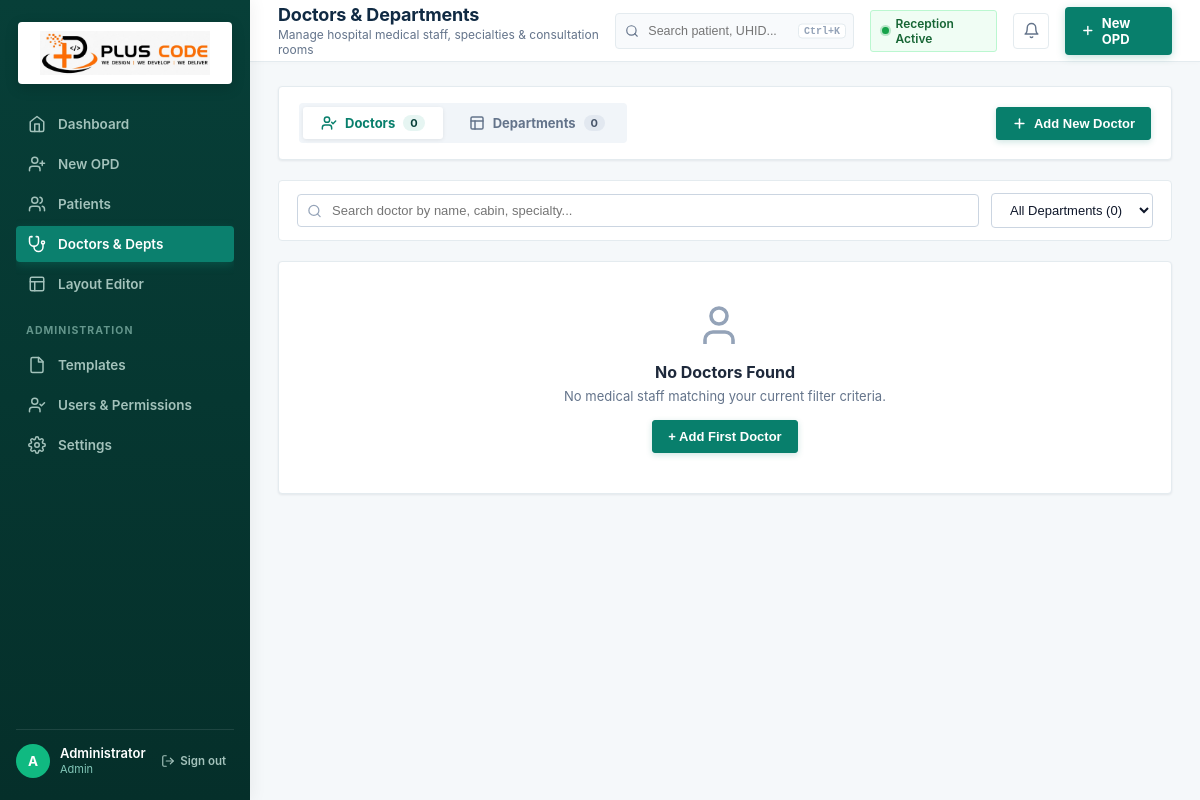
The page /doctors.php (signed in) on the database its author committed.
### tables this page shows
CREATE TABLE IF NOT EXISTS users (
  id INT UNSIGNED AUTO_INCREMENT PRIMARY KEY,
  name VARCHAR(120) NOT NULL,
  username VARCHAR(80) NOT NULL UNIQUE,
  password_hash VARCHAR(255) NOT NULL,
  role ENUM('admin','reception') NOT NULL DEFAULT 'reception',
  active TINYINT(1) NOT NULL DEFAULT 1,
  created_at TIMESTAMP NOT NULL DEFAULT CURRENT_TIMESTAMP
);

### includes/config.php (called while the page is built, shortened)
<?php
function envv(string $key, ?string $default = null): ?string {
    $v = $_ENV[$key] ?? $_SERVER[$key] ?? getenv($key);
    return ($v === false || $v === null) ? $default : (string)$v;
}
function db(): PDO {
    static $pdo;
    if ($pdo instanceof PDO) return $pdo;
    $dsn = sprintf('mysql:host=%s;port=%s;dbname=%s;charset=utf8mb4',
        envv('DB_HOST','localhost'), envv('DB_PORT','3306'), envv('DB_NAME','opd_form_studio'));
    $pdo = new PDO($dsn, envv('DB_USER','root'), envv('DB_PASS',''), [
        PDO::ATTR_ERRMODE => PDO::ERRMODE_EXCEPTION,
        PDO::ATTR_DEFAULT_FETCH_MODE => PDO::FETCH_ASSOC,
        PDO::ATTR_EMULATE_PREPARES => false,
    ]);
    return $pdo;
}
function e(?string $value): string { return htmlspecialchars((string)$value, ENT_QUOTES, 'UTF-8'); }

### includes/auth.php (called while the page is built, shortened)
<?php
require_once __DIR__ . '/config.php';
function current_user(): ?array {
    $st=db()->prepare('SELECT id,name,username,role,active FROM users WHERE id=? LIMIT 1');
    $st->execute([$_SESSION['user_id']]);
    $u=$st->fetch();
    return $cached=$u;
}
function require_login(): array {
    $u=current_user();
    return $u;
}

### includes/header.php (shortened to what this page needs)
<?php
require_once __DIR__ . '/auth.php';
$user = require_login();
$current = basename($_SERVER['PHP_SELF']);
$pageTitles = [
    'dashboard.php' => ['Dashboard', "Overview of today's OPD activity & patient visits"],
    'patient_form.php' => ['New OPD Registration', 'Register patient & generate printable slip'],
    'patients.php' => ['Patient Directory', 'Search, filter and manage patient history'],
    'patient_profile.php' => ['Patient Profile', 'Complete medical visit history & patient records'],
    'doctors.php' => ['Doctors & Departments', 'Manage hospital medical staff, specialties & consultation rooms'],
    'template_editor.php' => ['Layout Editor', 'Configure print alignment & slip fields'],
    'templates.php' => ['OPD Templates', 'Manage print slip layouts & paper settings'],
    'users.php' => ['Users & Permissions', 'Manage hospital staff and reception logins'],
    'settings.php' => ['Clinic Settings', 'Hospital details, print parameters & preferences'],
];
$currentTitleInfo = $pageTitles[$current] ?? ['OPD Form Studio', 'Hospital Management System'];
$topTitle = $currentTitleInfo[0];
$topSubtitle = $currentTitleInfo[1];
?>
<!doctype html>
<html lang="en">
<head>
    <?php $appCssVer = file_exists(__DIR__ . '/../assets/css/app.css') ? filemtime(__DIR__ . '/../assets/css/app.css') : '2.2'; ?>
    <link rel="stylesheet" href="assets/css/app.css?v=<?= $appCssVer ?>">
</head>
<body>
<div class="app-shell">
    <aside class="sidebar" id="appSidebar">
        <a class="brand brand-link" href="dashboard.php" title="PLUS CODE — OPD Studio">
            <div class="brand-logo-card">
                <img src="assets/pluscode-logo.png" alt="PLUS CODE — WE DESIGN | WE DEVELOP | WE DELIVER" class="brand-logo-img">
            </div>
        </a>
        <nav>
            <a class="<?= $current === 'dashboard.php' ? 'active' : '' ?>" href="dashboard.php">
                <svg viewBox="0 0 24 24" fill="none" stroke="currentColor" stroke-linecap="round" stroke-linejoin="round">
                    <path d="m3 9 9-7 9 7v11a2 2 0 0 1-2 2H5a2 2 0 0 1-2-2z"></path>
                    <polyline points="9 22 9 12 15 12 15 22"></polyline>
                </svg>
                Dashboard
            </a>
            <a class="<?= in_array($current, ['patient_form.php']) ? 'active' : '' ?>" href="patient_form.php">
                <svg viewBox="0 0 24 24" fill="none" stroke="currentColor" stroke-linecap="round" stroke-linejoin="round">
                    <path d="M16 21v-2a4 4 0 0 0-4-4H6a4 4 0 0 0-4 4v2"></path>
                    <circle cx="9" cy="7" r="4"></circle>
                    <line x1="19" y1="8" x2="19" y2="14"></line>
                    <line x1="22" y1="11" x2="16" y2="11"></line>
                </svg>
                New OPD
            </a>
            <a class="<?= in_array($current, ['patients.php', 'patient_profile.php']) ? 'active' : '' ?>" href="patients.php">
                <svg viewBox="0 0 24 24" fill="none" stroke="currentColor" stroke-linecap="round" stroke-linejoin="round">
                    <path d="M16 21v-2a4 4 0 0 0-4-4H6a4 4 0 0 0-4 4v2"></path>
                    <circle cx="9" cy="7" r="4"></circle>
                    <path d="M22 21v-2a4 4 0 0 0-3-3.87"></path>
                    <path d="M16 3.13a4 4 0 0 1 0 7.75"></path>
                </svg>
                Patients
            </a>
            <a class="<?= $current === 'doctors.php' ? 'active' : '' ?>" href="doctors.php">
                Doctors & Depts
            </a>
            <a class="<?= $current === 'template_editor.php' ? 'active' : '' ?>" href="template_editor.php">
                <svg viewBox="0 0 24 24" fill="none" stroke="currentColor" stroke-linecap="round" stroke-linejoin="round">
                    <rect width="18" height="18" x="3" y="3" rx="2"></rect>
                    <path d="M3 9h18"></path>
                    <path d="M9 21V9"></path>
                </svg>
                Layout Editor
            </a>
            <?php if ($user['role'] === 'admin'): ?>
                <div class="nav-section">ADMINISTRATION</div>
                <a class="<?= $current === 'templates.php' ? 'active' : '' ?>" href="templates.php">
                    <svg viewBox="0 0 24 24" fill="none" stroke="currentColor" stroke-linecap="round" stroke-linejoin="round">
                        <path d="M14.5 2H6a2 2 0 0 0-2 2v16a2 2 0 0 0 2 2h12a2 2 0 0 0 2-2V7.5L14.5 2z"></path>
                        <polyline points="14 2 14 8 20 8"></polyline>
                    </svg>
                    Templates
                </a>
                <a class="<?= $current === 'users.php' ? 'active' : '' ?>" href="users.php">
                    <svg viewBox="0 0 24 24" fill="none" stroke="currentColor" stroke-linecap="round" stroke-linejoin="round">
                        <path d="M16 21v-2a4 4 0 0 0-4-4H6a4 4 0 0 0-4 4v2"></path>
                        <circle cx="9" cy="7" r="4"></circle>
                        <polyline points="16 11 18 13 22 9"></polyline>
                    </svg>
                    Users & Permissions
                </a>
                <a class="<?= $current === 'settings.php' ? 'active' : '' ?>" href="settings.php">
                    Settings
                </a>
            <?php endif; ?>
        </nav>
        <div class="sidebar-footer">
            <div class="user-profile-chip">
                <div class="user-avatar-circle">
                    <?= e(strtoupper(substr($user['name'], 0, 1))) ?>
                </div>
                <div>
                    <strong><?= e($user['name']) ?></strong>
                    <small><?= e(ucfirst($user['role'])) ?></small>
                </div>
            </div>
            <a class="sign-out-link" href="logout.php" title="Sign out">
                <svg viewBox="0 0 24 24" fill="none" stroke="currentColor" stroke-width="2" stroke-linecap="round" stroke-linejoin="round">
                    <path d="M9 21H5a2 2 0 0 1-2-2V5a2 2 0 0 1 2-2h4"></path>
                    <polyline points="16 17 21 12 16 7"></polyline>
                    <line x1="21" y1="12" x2="9" y2="12"></line>
                </svg>
                Sign out
            </a>
        </div>
    </aside>
    <main class="main">
        <header class="topbar">
            <div class="topbar-left">
                <div class="topbar-titles">
                    <h1><?= e($topTitle) ?></h1>
                    <p><?= e($topSubtitle) ?></p>
                </div>
            </div>
            <div class="topbar-right">
                <div class="topbar-search-wrap" id="topbarSearchWrap">
                    <input type="text" id="topbarSearchInput" class="topbar-search-input" placeholder="Search patient, UHID..." autocomplete="off">
                    <kbd class="topbar-search-kbd">Ctrl+K</kbd>
                </div>
                <div class="clinic-status-badge" title="Reception Desk is Online and operational">
                    <span class="status-pulse-dot"></span>
                    <span>Reception Active</span>
                </div>
                <div class="topbar-notif-wrap" id="topbarNotifWrap">
                    <button type="button" class="topbar-icon-btn" id="topbarNotifBtn" title="Notifications & Announcements" aria-expanded="false" aria-haspopup="true">
                        <svg viewBox="0 0 24 24" fill="none" stroke="currentColor" stroke-width="2" stroke-linecap="round" stroke-linejoin="round">
                            <path d="M18 8A6 6 0 0 0 6 8c0 7-3 9-3 9h18s-3-2-3-9"></path>
                            <path d="M13.73 21a2 2 0 0 1-3.46 0"></path>
                        </svg>
                    </button>
                </div>
                <a class="btn-new-patient" href="patient_form.php">
                    <svg width="15" height="15" viewBox="0 0 24 24" fill="none" stroke="currentColor" stroke-width="2.5" stroke-linecap="round" stroke-linejoin="round"><line x1="12" y1="5" x2="12" y2="19"></line><line x1="5" y1="12" x2="19" y2="12"></line></svg>
                    <span>New OPD</span>
                </a>
            </div>
        </header>
        <section class="content">

### rows shown on the page
users: name "A", name "Administrator", role "Admin"

### other values the page prints
$topTitle "Doctors & Departments"
$topSubtitle "Manage hospital medical staff, specialties & consultation rooms"
count($doctors) "0"
count($departments) "0"
